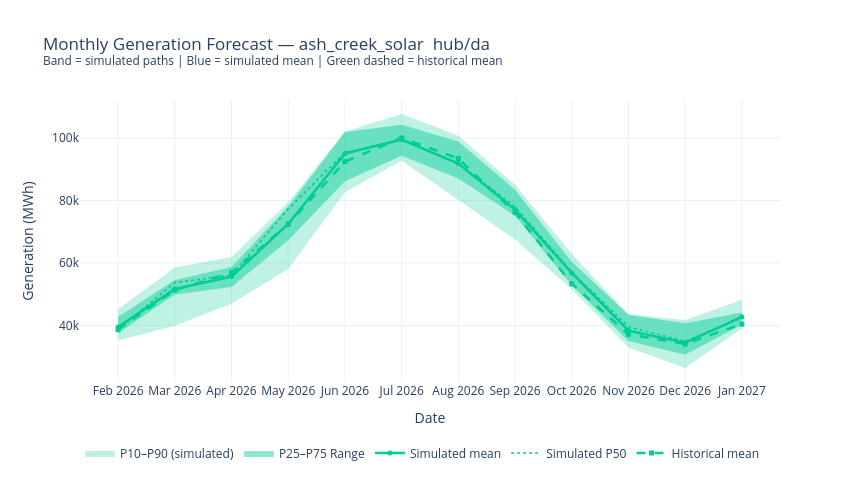

The notebook cell saved with this chart:
### Code cell
# ═══════════════════════════════════════════════════════════════════
# Cell 4: Band plot — P10–P90 range + mean line
#         + Simulated mean vs Historical mean overlay for comparison
#         Matches the dashboard screenshot style
# ═══════════════════════════════════════════════════════════════════

import plotly.graph_objects as go

def _band_plot(
    agg: pd.DataFrame,
    title: str,
    band_color: str = _color_band,
    line_color: str = _color_line,
    y_label: str = _y_label,
    band_label: str = "P10–P90 Range",
    mean_label: str = "Mean",
    p50_label: str = "Median (P50)",
) -> go.Figure:
    x = agg["date"].dt.strftime("%b %Y")
    fig = go.Figure()

    # Shaded P10–P90 band
    fig.add_trace(go.Scatter(
        x=pd.concat([agg["date"], agg["date"][::-1]]).dt.strftime("%b %Y"),
        y=pd.concat([agg["p90"], agg["p10"][::-1]]),
        fill="toself",
        fillcolor=band_color,
        line=dict(color="rgba(0,0,0,0)"),
        hoverinfo="skip",
        name=band_label,
        showlegend=True,
    ))

    # P25–P75 inner band (slightly darker)
    inner_color = band_color.replace("0.22", "0.40").replace("0.25", "0.45")
    fig.add_trace(go.Scatter(
        x=pd.concat([agg["date"], agg["date"][::-1]]).dt.strftime("%b %Y"),
        y=pd.concat([agg["p75"], agg["p25"][::-1]]),
        fill="toself",
        fillcolor=inner_color,
        line=dict(color="rgba(0,0,0,0)"),
        hoverinfo="skip",
        name="P25–P75 Range",
        showlegend=True,
    ))

    # Mean line
    fig.add_trace(go.Scatter(
        x=x, y=agg["mean"],
        mode="lines+markers",
        name=mean_label,
        line=dict(color=line_color, width=2.5),
        marker=dict(size=5),
    ))

    # P50 line (dashed)
    fig.add_trace(go.Scatter(
        x=x, y=agg["p50"],
        mode="lines",
        name=p50_label,
        line=dict(color=line_color, width=1.5, dash="dot"),
    ))

    fig.update_layout(
        title=title,
        xaxis_title="Date",
        yaxis_title=y_label,
        template="plotly_white",
        legend=dict(
            orientation="h", y=-0.2,
            xanchor="left", x=0,
        ),
        hovermode="x unified",
        width=860, height=480,
    )
    return fig

# Band = simulated paths only (the forecast distribution)
# Historical mean = separate overlay so you can compare
fig_all = _band_plot(
    agg_sim,
    title=f"Monthly {VARIABLE.capitalize()} Forecast — {SITE}  {KIND}/{MARKET}<br>"
          f"<sup>Band = simulated paths | Blue = simulated mean | Green dashed = historical mean</sup>",
    band_label="P10–P90 (simulated)",
    mean_label="Simulated mean",
    p50_label="Simulated P50",
)

# Historical mean overlay
if not agg_hist.empty:
    fig_all.add_trace(go.Scatter(
        x=agg_hist["date"].dt.strftime("%b %Y"),
        y=agg_hist["mean"],
        mode="lines+markers",
        name="Historical mean",
        line=dict(color="#00cc96", width=2.5, dash="dash"),
        marker=dict(size=5, symbol="square"),
    ))

fig_all.show()

# Print mean comparison
if not agg_sim.empty and not agg_hist.empty:
    merged = agg_sim[["year_month","mean"]].rename(columns={"mean":"sim_mean"}).merge(
        agg_hist[["year_month","mean"]].rename(columns={"mean":"hist_mean"}),
        on="year_month", how="inner"
    )
    merged["diff"] = merged["sim_mean"] - merged["hist_mean"]
    merged["diff_pct"] = (merged["diff"] / merged["hist_mean"] * 100).round(1)
    print(f"\nSimulated vs Historical mean comparison  ({_unit}):")
    print(merged[["year_month","sim_mean","hist_mean","diff","diff_pct"]].to_string(index=False))

### Figure 1 — Plotly figure (JSON) as saved in the notebook; plotly's stock layout.template omitted (floating-point values rounded to 4 significant figures)
{"data": [{"fill": "toself", "fillcolor": "rgba(0,204,150,0.25)", "hoverinfo": "skip", "line": {"color": "rgba(0,0,0,0)"}, "name": "P10–P90 (simulated)", "showlegend": true, "type": "scatter", "x": ["Feb 2026", "Mar 2026", "Apr 2026", "May 2026", "Jun 2026", "Jul 2026", "Aug 2026", "Sep 2026", "Oct 2026", "Nov 2026", "Dec 2026", "Jan 2027", "Jan 2027", "Dec 2026", "Nov 2026", "Oct 2026", "Sep 2026", "Aug 2026", "Jul 2026", "Jun 2026", "May 2026", "Apr 2026", "Mar 2026", "Feb 2026"], "y": [45210.0, 58550.0, 61900.0, 79430.0, 102100.0, 107700.0, 100700.0, 85090.0, 62870.0, 43530.0, 41730.0, 48180.0, 39050.0, 26390.0, 32910.0, 51540.0, 67530.0, 80210.0, 92800.0, 82630.0, 58040.0, 46960.0, 39920.0, 35160.0]}, {"fill": "toself", "fillcolor": "rgba(0,204,150,0.45)", "hoverinfo": "skip", "line": {"color": "rgba(0,0,0,0)"}, "name": "P25–P75 Range", "showlegend": true, "type": "scatter", "x": ["Feb 2026", "Mar 2026", "Apr 2026", "May 2026", "Jun 2026", "Jul 2026", "Aug 2026", "Sep 2026", "Oct 2026", "Nov 2026", "Dec 2026", "Jan 2027", "Jan 2027", "Dec 2026", "Nov 2026", "Oct 2026", "Sep 2026", "Aug 2026", "Jul 2026", "Jun 2026", "May 2026", "Apr 2026", "Mar 2026", "Feb 2026"], "y": [42750.0, 54530.0, 58730.0, 78090.0, 101900.0, 104300.0, 98930.0, 83420.0, 60390.0, 43430.0, 40660.0, 44150.0, 40240.0, 30620.0, 34970.0, 52890.0, 75110.0, 87030.0, 94340.0, 86200.0, 67260.0, 52280.0, 49870.0, 37530.0]}, {"line": {"color": "#00cc96", "width": 2.5}, "marker": {"size": 5}, "mode": "lines+markers", "name": "Simulated mean", "type": "scatter", "x": ["Feb 2026", "Mar 2026", "Apr 2026", "May 2026", "Jun 2026", "Jul 2026", "Aug 2026", "Sep 2026", "Oct 2026", "Nov 2026", "Dec 2026", "Jan 2027"], "y": [39510.0, 51680.0, 55640.0, 72480.0, 95040.0, 99510.0, 91830.0, 77100.0, 56800.0, 38330.0, 34450.0, 42730.0]}, {"line": {"color": "#00cc96", "dash": "dot", "width": 1.5}, "mode": "lines", "name": "Simulated P50", "type": "scatter", "x": ["Feb 2026", "Mar 2026", "Apr 2026", "May 2026", "Jun 2026", "Jul 2026", "Aug 2026", "Sep 2026", "Oct 2026", "Nov 2026", "Dec 2026", "Jan 2027"], "y": [38680.0, 53720.0, 56050.0, 77340.0, 95430.0, 99520.0, 91860.0, 77980.0, 57180.0, 39540.0, 34950.0, 42320.0]}, {"line": {"color": "#00cc96", "dash": "dash", "width": 2.5}, "marker": {"size": 5, "symbol": "square"}, "mode": "lines+markers", "name": "Historical mean", "type": "scatter", "x": ["Feb 2026", "Mar 2026", "Apr 2026", "May 2026", "Jun 2026", "Jul 2026", "Aug 2026", "Sep 2026", "Oct 2026", "Nov 2026", "Dec 2026", "Jan 2027"], "y": [38640.0, 51300.0, 56970.0, 72390.0, 92460.0, 100100.0, 93430.0, 76130.0, 53350.0, 37150.0, 34030.0, 40440.0]}], "layout": {"height": 480, "hovermode": "x unified", "legend": {"orientation": "h", "x": 0, "xanchor": "left", "y": -0.2}, "title": {"text": "Monthly Generation Forecast — ash_creek_solar  hub/da<br><sup>Band = simulated paths | Blue = simulated mean | Green dashed = historical mean</sup>"}, "width": 860, "xaxis": {"title": {"text": "Date"}}, "yaxis": {"title": {"text": "Generation (MWh)"}}}}
